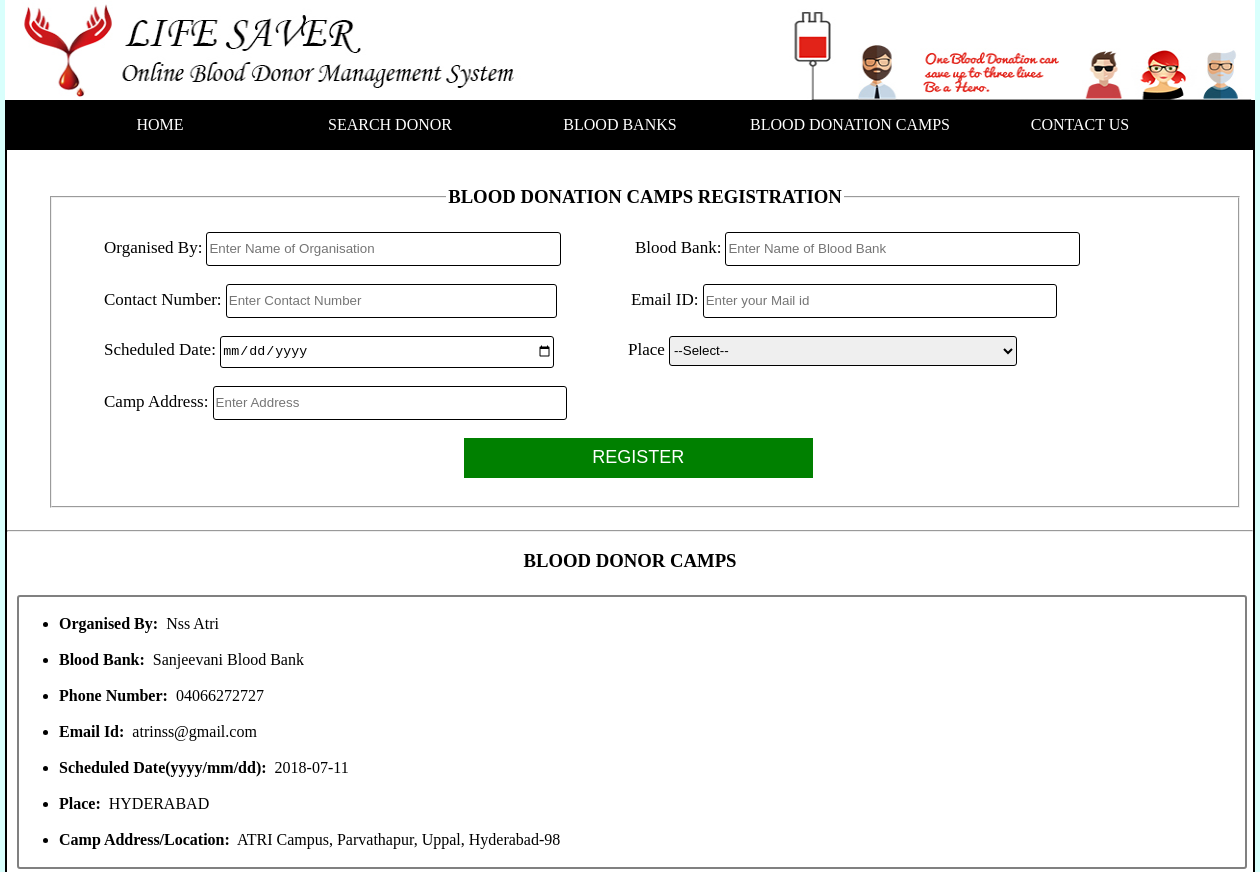
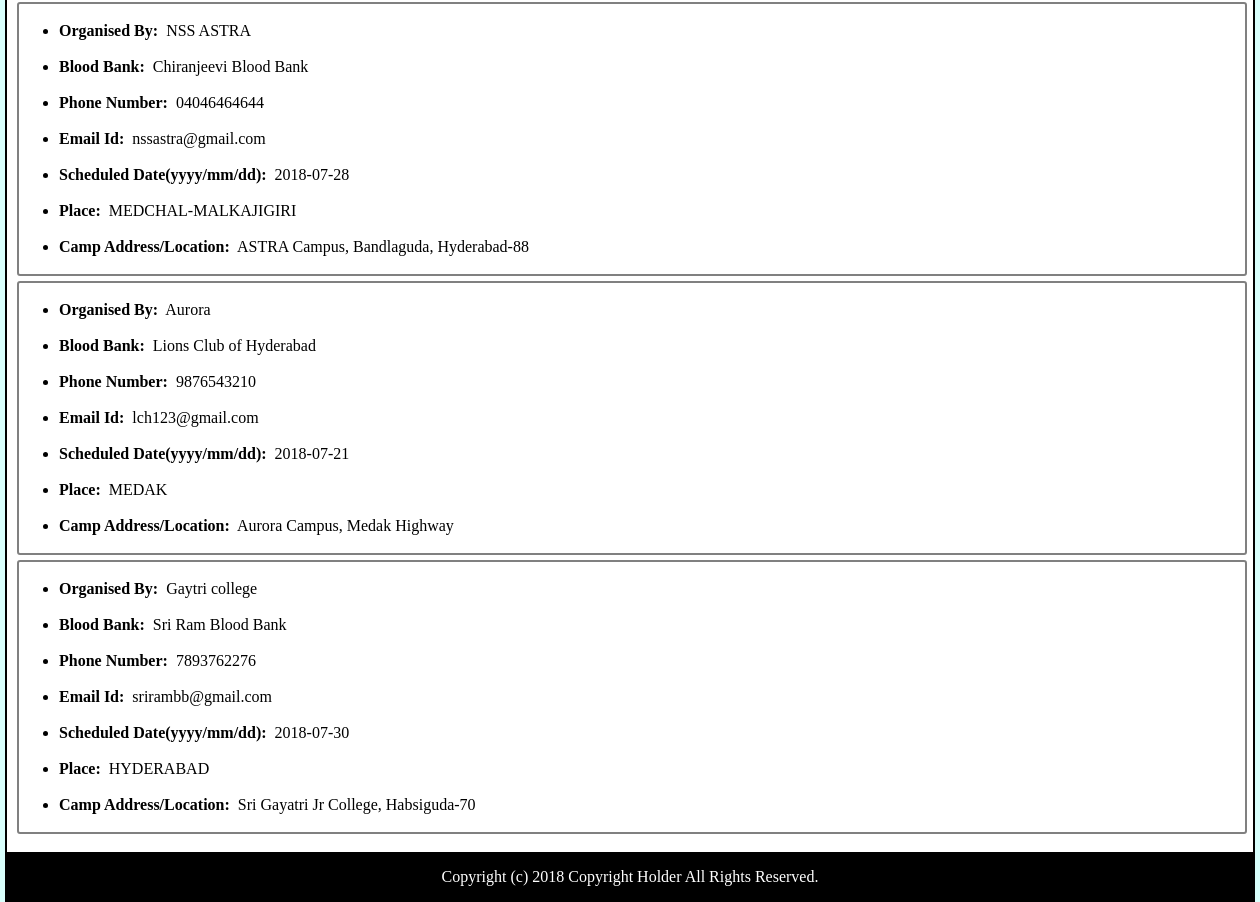
Page /bcamps.php on the committed database (2 pictures, top to bottom).
### tables this page shows
CREATE TABLE IF NOT EXISTS `bd_camps` (
  `id` int(11) NOT NULL,
  `campid` int(255) NOT NULL,
  `orgname` varchar(255) NOT NULL,
  `bbname` varchar(255) NOT NULL,
  `phone` varchar(255) NOT NULL,
  `email` varchar(255) NOT NULL,
  `doc` date NOT NULL,
  `place` varchar(255) NOT NULL,
  `caddress` varchar(255) NOT NULL
);

### bcamps.php (the view, shortened to what this page needs)
<!DOCTYPE html>
<html lang="en">
<head>
  <link rel="stylesheet" href="css/homecss.css">
  <link rel="stylesheet" href="css/bcampscss.css">
</head>
<body>
<header>
  <img src="./img/he.jpg"/>
</header>
<nav>
    <ul>
      <a href="index.php"><li>HOME</li></a>
      <a href="search.php"><li>SEARCH DONOR</li></a>
      <a href="bbanks.php"><li>BLOOD BANKS</li></a>
      <a href="bcamps.php"><li>BLOOD DONATION CAMPS</li></a>
      <a href="contact.php"><li>CONTACT US</li></a>
    </ul>
</nav>
<article>
  <div class="bcform">
            <form action="bcamps.php" method="post">
              <br><br>
              <fieldset>
                <legend><h3>BLOOD DONATION CAMPS REGISTRATION</h3></legend>
                <br>
            <label>Organised By:</label>
            <input type="text" name="oname" placeholder="Enter Name of Organisation" required />
            <label>Blood Bank:</label>
            <input type="text" name="bname" placeholder="Enter Name of Blood Bank" required />
            <br><br>
            <label>Contact Number: </label>
            <input type="phone" name="num" placeholder="Enter Contact Number" required />
            <label>&nbsp &nbsp &nbsp&nbsp Email ID: </label>
            <input type="email" name="mail" placeholder="Enter your Mail id" />
            <br><br>
            <label>Scheduled Date: </label>
            <input type="date" name="doc" required />
            <label>&nbsp &nbsp &nbsp&nbsp  Place</label>
            <select name="place">
                    <option value="">--Select--</option>
            </select>
            <br><br>
            <label>Camp Address: </label>
            <input type="text" name="addre" placeholder="Enter Address" required />
             <br><br>
            <input type="submit" name="bcamp" value="REGISTER"/>
            <br><br>
          </fieldset>
          </form>
  </div>
<hr>
<section>
  <br>
<h3 align="center">BLOOD DONOR CAMPS</h3>
  <br>
    <?php
    include("config.php");
	$selectdata = "SELECT orgname,bbname,phone,email,doc,place,caddress FROM bd_camps";
	$query = mysqli_query($con,$selectdata);
	while($row = mysqli_fetch_array($query))
    {
	?>
	<div class="camps">
    <ul>
      <br>
      <li><b>Organised By:</b>&nbsp
	  <?php echo $row['orgname']?>
	  </li>
      <br>
      <li><b>Blood Bank:</b>&nbsp
	  <?php echo $row['bbname']?>
	  </li>
      <br>
      <li><b>Phone Number:</b>&nbsp
	   <?php echo $row['phone']?>
	  </li>
      <br>
      <li><b>Email Id:</b>&nbsp
	  <?php echo $row['email']?>
	  </li>
	  <br>
      <li><b>Scheduled Date(yyyy/mm/dd):</b>&nbsp
	  <?php echo $row['doc']?>
	  </li>
      <br>
      <li><b>Place:</b>&nbsp
	  <?php echo $row['place']?>
	  </li>
      <br>
      <li><b>Camp Address/Location:</b>&nbsp
	  <?php echo $row['caddress']?>
	  </li>
  </div>
	<?php
	}
	?>
<br>
</section>
</article>
<footer>
  <p>Copyright (c) 2018 Copyright Holder All Rights Reserved.</p>
</footer>
</body>
</html>

### css/homecss.css (style rules this page uses)
* { margin: 0px auto; padding: 0px auto; }
body { background-color: #d8fffc; }
header { height: 100px; width: 1250px; background-color: white; }
header img { height: 100px; width: 1250px; }
nav { height: 50px; width: 1250px; background-color: black; }
nav ul { list-style: none; text-align: center; }
nav ul a { float:left; text-decoration: none; width: 230px; color: white; line-height: 50px; }
form { margin-left: 30px; }
article { height: 500px; width: 1246px; background-color: #f9f9f9; border-left: 2px solid black; border-right: 2px solid black; }
a { text-decoration: none; }
footer { height: 50px; width: 1250px; background-color: black; }
footer p { text-align: center; color: white; line-height: 50px; }

### css/bcampscss.css (style rules this page uses)
article { height: auto; background-color: white; }
.bcform { height: 380px; width: 1220px; background-color: white; }
.bcform input[type="text"] { height: 30px; width:30%; border: 1px solid black; margin-right: 30px; border-radius: 3px; }
.bcform input[type="phone"] { height: 30px; width: 28%; border: 1px solid black; border-radius: 3px; }
.bcform input[type="date"] { height: 30px; width: 28.5%; border: 1px solid black; border-radius: 3px; }
.bcform input[type="email"] { height: 30px; width: 30%; border: 1px solid black; border-radius: 3px; }
.bcform label { font-size: 17px; margin-left: 40px; }
.bcform select { height: 30px; width: 30%; border: 1px solid black; border-radius: 3px; }
.bcform input[type="submit"] { height: 40px; width: 30%; font-size: 18px; background-color: green; color: white; border: none; cursor: pointer; margin-left: 400px; }
article>section { height: auto; width: 1226px; background-color: white; margin-left:10px; }
.camps { height: 270px; width: 1226px; background-color: white; border: 2px solid gray; border-radius: 3px; margin: 0px; margin-top: 5px; }

### rows in the picture
bd_camps: orgname "Nss Atri", bbname "Sanjeevani Blood Bank", phone "04066272727", email "atrinss@gmail.com", doc "2018-07-11", place "HYDERABAD", caddress "ATRI Campus, Parvathapur, Uppal, Hyderabad-98"
bd_camps: orgname "NSS ASTRA", bbname "Chiranjeevi Blood Bank", phone "04046464644", email "nssastra@gmail.com", doc "2018-07-28", place "MEDCHAL-MALKAJIGIRI", caddress "ASTRA Campus, Bandlaguda, Hyderabad-88"
bd_camps: orgname "Aurora", bbname "Lions Club of Hyderabad", phone "9876543210", email "lch123@gmail.com", doc "2018-07-21", place "MEDAK", caddress "Aurora Campus, Medak Highway"
bd_camps: orgname "Gaytri college", bbname "Sri Ram Blood Bank", phone "7893762276", email "srirambb@gmail.com", doc "2018-07-30", place "HYDERABAD", caddress "Sri Gayatri Jr College, Habsiguda-70"
